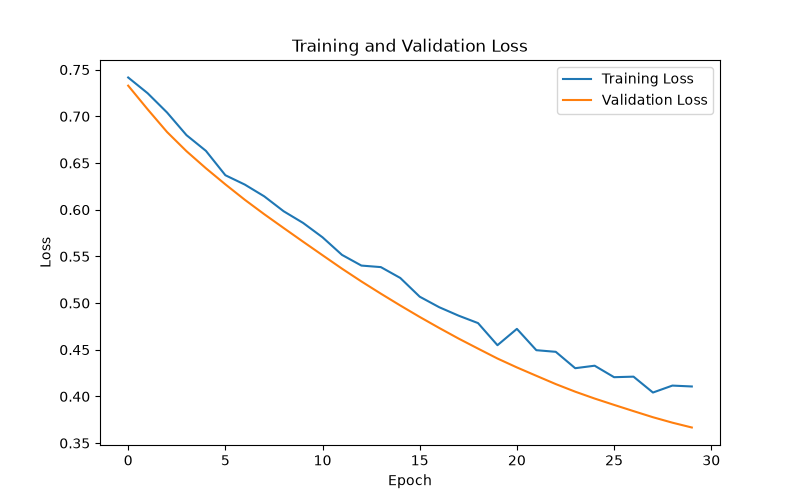

Generate this figure with Python:
import numpy as np
import matplotlib.pyplot as plt
from sklearn.datasets import make_moons
from sklearn.model_selection import train_test_split
from sklearn.preprocessing import StandardScaler

from tensorflow.keras.models import Sequential
from tensorflow.keras.layers import Dense ,Dropout
from tensorflow.keras.optimizers import SGD   ## you can use any  optimizers

x,y = make_moons(n_samples=1000 , noise=0.2 , random_state= 30)

X_train, X_test, y_train, y_test = train_test_split(
x, y, test_size=0.2, random_state=30
)

scalar = StandardScaler()

X_train = scalar.fit_transform(X_train)
X_test = scalar.transform(X_test)


model = Sequential([
    Dense(64, activation="relu", input_shape=(2,)),
    Dropout(0.5),
    Dense(32, activation="relu"),
    Dropout(0.3),
    Dense(1, activation="sigmoid")
])

momentum_optimizer = SGD(
    learning_rate=0.001,
    momentum=0.9
)

model.compile(
    optimizer=momentum_optimizer,
    loss='binary_crossentropy',
    metrics=['accuracy']
)

history = model.fit(
    X_train ,
    y_train ,
    epochs =30 ,
    batch_size = 40 ,
    validation_split = 0.2 ,
    verbose = 1
)

model.summary()

test_loss, test_accuracy = model.evaluate(
    X_test, y_test, verbose=0
)

print("Test Loss:", test_loss)
print("Test Accuracy:", test_accuracy)


plt.figure(figsize=(8, 5))

plt.plot(history.history["loss"], label="Training Loss")
plt.plot(history.history["val_loss"], label="Validation Loss")

plt.xlabel("Epoch")
plt.ylabel("Loss")
plt.title("Training and Validation Loss")
plt.legend()
plt.savefig("optimizers.png")
plt.show()
